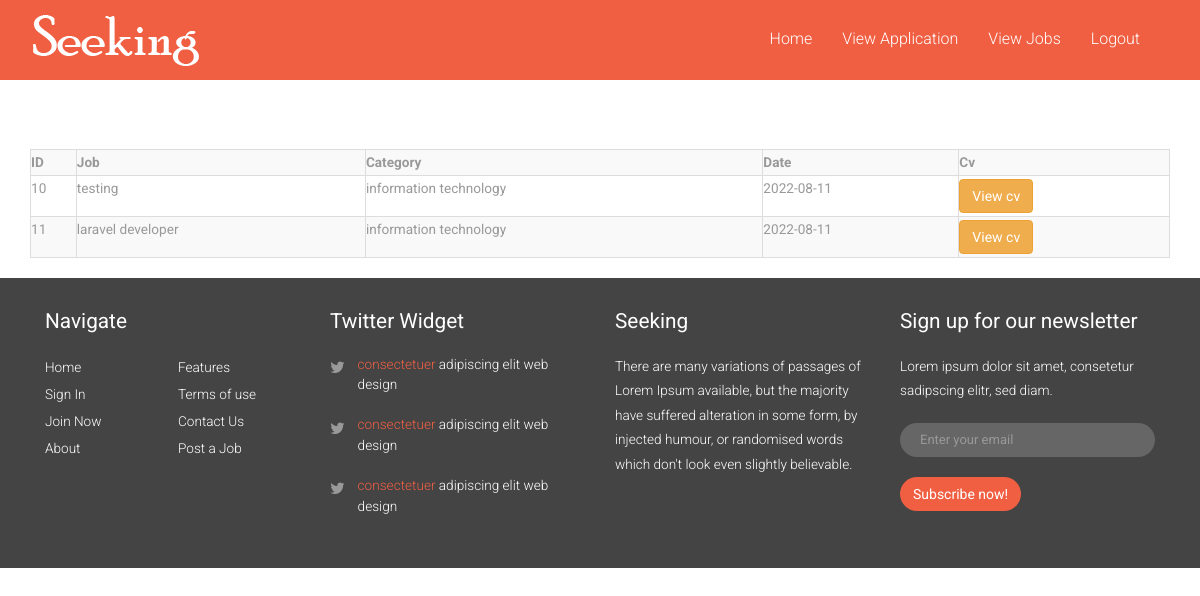
/viewapplication.php (signed in), run on the app's committed database.
### tables this page shows
CREATE TABLE `application` (
  `appid` int(11) NOT NULL,
  `userid` int(11) NOT NULL,
  `jobid` int(11) NOT NULL,
  `cv` varchar(1000) NOT NULL,
  `date` date NOT NULL
);

CREATE TABLE `jobs` (
  `jobid` int(11) NOT NULL,
  `name` varchar(50) NOT NULL,
  `description` varchar(500) NOT NULL,
  `skill` varchar(100) NOT NULL,
  `timing` varchar(50) NOT NULL,
  `date` date NOT NULL,
  `salary` int(11) NOT NULL,
  `location` varchar(100) NOT NULL,
  `catid` int(11) NOT NULL
);

CREATE TABLE `categories` (
  `catid` int(11) NOT NULL,
  `name` varchar(50) NOT NULL
);

### viewapplication.php (the view, shortened to what this page needs)
<!DOCTYPE HTML>
<html>
<head>
<link href="css/bootstrap-3.1.1.min.css" rel='stylesheet' type='text/css' />
<link href="css/style.css" rel='stylesheet' type='text/css' />
<link href="css/font-awesome.css" rel="stylesheet">
</head>
<body>
<?php include('header.php'); ?>
<?php include('connection.php');?>
<br>
<br>
<br>
<div class="container">
<div class="row">
<div class="col-lg-12">
 <table class="table table-bordered table-striped">
    <tr>
       <th>ID</th>
       <th>Job</th>
       <th>Category</th>
       <th>Date</th>
        <th>Cv</th>
    </tr>
    <?php
    $userid=$_SESSION['userid'];
     $sql = "SELECT application.appid, jobs.name , categories.name AS 'catname' , application.date , application.cv FROM application
INNER JOIN jobs ON jobs.jobid = application.jobid
INNER JOIN categories ON categories.catid = jobs.catid
INNER JOIN user ON user.userid = application.userid
WHERE application.userid = '$userid' ";
$res = mysqli_query($conn, $sql);
if(mysqli_num_rows($res) > 0)
{
while ($data = mysqli_fetch_assoc($res))
{
    ?>
    <tr>
       <td><?php echo $data['appid']; ?></td>
       <td><?php echo $data['name']; ?></td>
       <td><?php echo $data['catname']; ?></td>
       <td><?php echo $data['date']; ?></td>
       <td><a href="uploads/<?php echo $data['cv'];?>" class="btn btn-warning"  target="_blank">View cv</a></td>
    </tr>
<?php
}
}
?>
 </table>
</div>
</div>
</div>
<?php include('footer.php');?>
</body>
</html>

### css/style.css (style rules this page uses)
html, body { font-family: 'Roboto', sans-serif; font-size: 100%; background:#fff; }
body a { transition:0.5s all; -webkit-transition:0.5s all; -moz-transition:0.5s all; -o-transition:0.5s all; -ms-transition:0.5s all; }
.table>tbody>tr>td, .table>tbody>tr>th, .table>tfoot>tr>td, .table>tfoot>tr>th, .table>thead>tr>td, .table>thead>tr>th { border-top: none; padding: 3px 0; }
.table > thead > tr > th, .table > tbody > tr > th, .table > tfoot > tr > th, .table > thead > tr > td, .table > tbody > tr > td, .table > tfoot > tr > td { font-size: 0.85em; color: #999; }

### data on the page
application: appid "10", jobid.name "testing", categories.name "information technology", date "2022-08-11"
application: appid "11", jobid.name "laravel developer", categories.name "information technology", date "2022-08-11"
